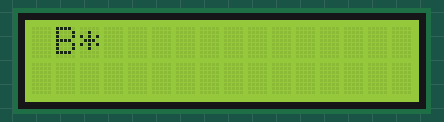
Simulated run of this sketch. Board: Arduino Uno, built with avr-gcc and run on an emulated ATmega328P. On the bench: 16×2 character LCD.

Above: at 0.21 s.
At 1.11 s:
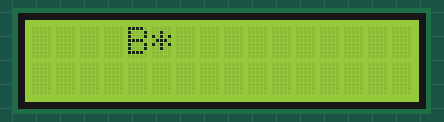
At 2.31 s:
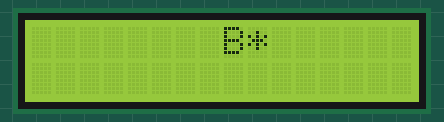
At 3.51 s:
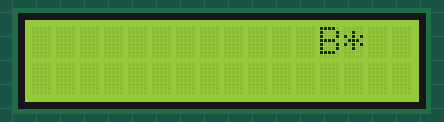
At 4.6 s:
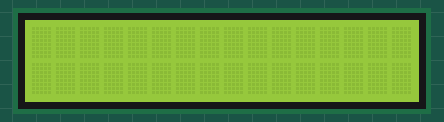
At 10.42 s:
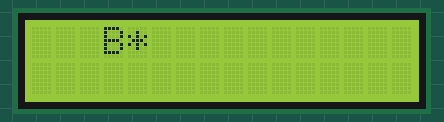

The sketch:

_16x2.ino
```cpp
//Programa: Teste de Display LCD 16 x 2
//Autor: FILIPEFLOP

int const MAX_SCREEN_SIZE = 16;
#include <LiquidCrystal.h>

//Define os pinos que serão utilizados para ligação ao display
String defaultChar = "B*";
LiquidCrystal lcd(12, 11, 5, 4, 3, 2);
String message = "";

void setup()
{
  //Define o número de colunas e linhas do LCD
  lcd.begin(16, 2);
  lcd.setCursor(0, 0);
}

void loop()
{
  lcd.clear();
  lcd.print(defaultChar);

  moveRight(MAX_SCREEN_SIZE * 2);
}

void moveLeft(int positions) {
  for (int posicao = 0; posicao < positions; posicao++)
  {
    lcd.scrollDisplayLeft();
    delay(300);
  }
}

void moveRight(int positions) {
  for (int posicao = 0; posicao < positions; posicao++)
  {
    lcd.scrollDisplayRight();
    delay(300);
  }
}
```

Measured:
- by itself, everything shown: repeats every 9.6 s, in 16 steps
- what the display in image 4 shows lasts 5.1 s, from 4.6 s to 9.7 s
